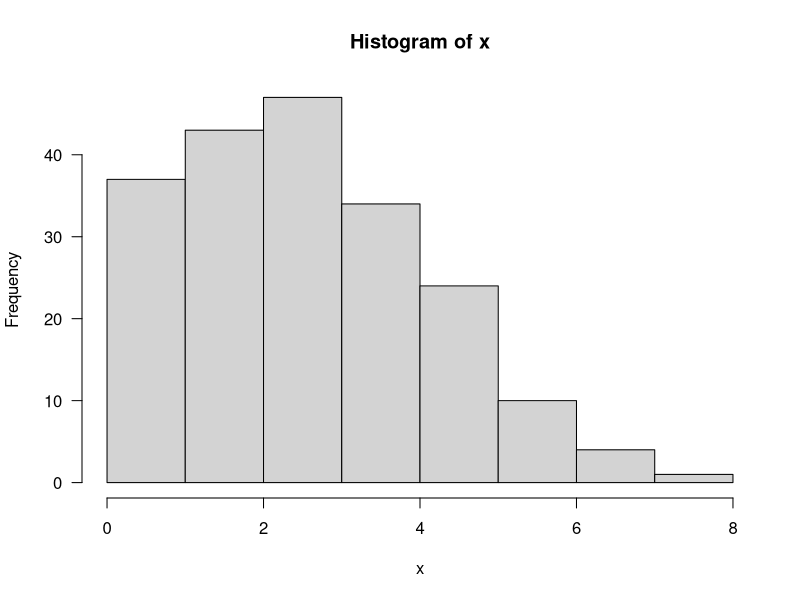
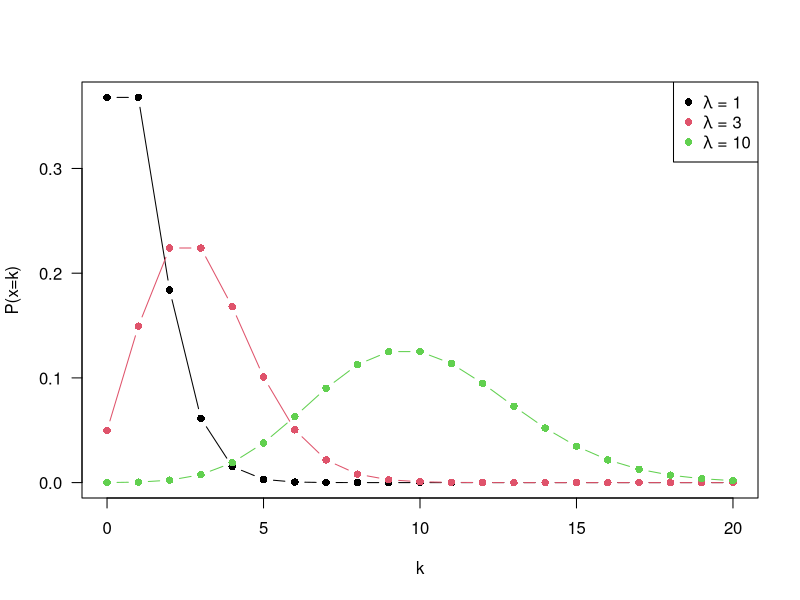
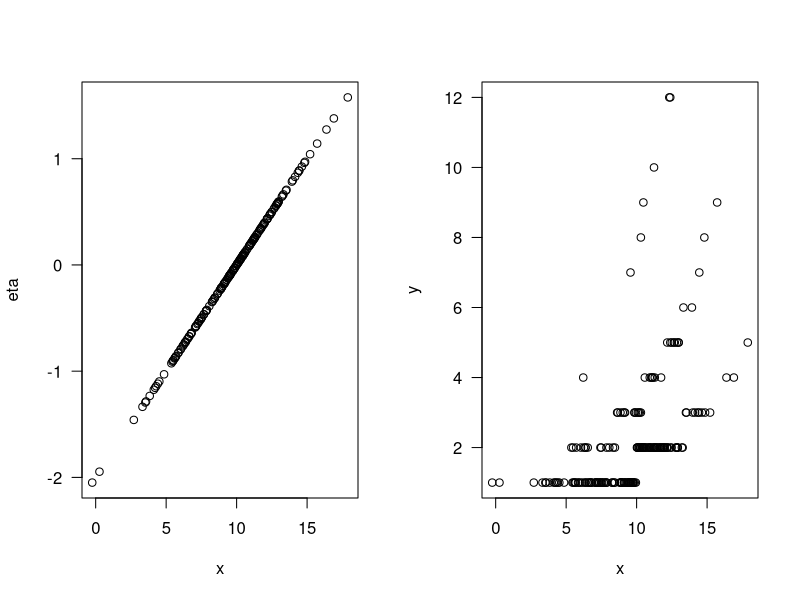
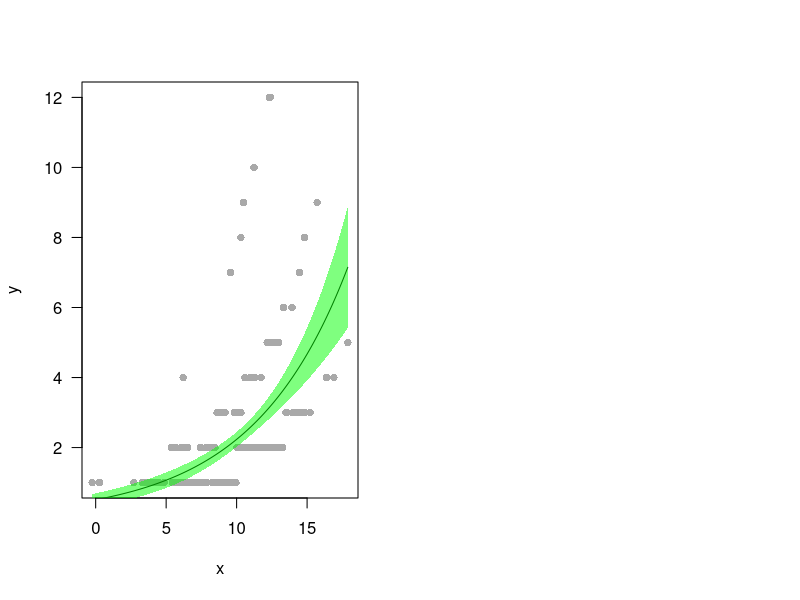

R code for these plots, in order: (Note: this script raises an error after producing the figures.)
x = rpois(200, 3)
hist(x, las=1)

# Poisson distributions are discrete, you compute the probability at each value, not over an interval
x = seq(0, 20, 1)
y = dpois(x, lambda=1) # dpois gives the PMF values, probability mass function
plot(x,y, type="b", las=1, xlab="k", ylab="P(x=k)", pch=16, col=1)  # the probability that the random variable X equals the specific integer value k
points(x, dpois(x, lambda=3), type="b", pch=16, col=2)
points(x, dpois(x, lambda=10), type="b", pch=16, col=3)
legend("topright", col=1:3, pch=16,
legend=c(expression(paste(lambda, " = 1")),
expression(paste(lambda, " = 3")),
expression(paste(lambda, " = 10"))))


x = rnorm(200, 10, 3)
eta =-2 + 0.2*x  # linear predictor
y = ceiling(exp(eta + rpois(200, 0.3))) # exp(eta) converts the linear predictor into positive mean counts
# ceiling() forces y to be integers ≥ 1
# y is behaving like Poisson-distributed data depending on x
par(mfrow=c(1,2))
plot(x, eta, las=1) # Plotting x vs η shows a straight line because η is linear in x
# model expectation
plot(x, y, las=1) # Plotting x vs. y shows a cloud of count values increasing with x
# real noisy count data would look like

m = glm(y~x, family="poisson")
summary(m)

plot(x, y, las=1, col="darkgrey", pch=16)
xx = seq(min(x), max(x), 0.01) # grid of x values
y_hat = predict(m, newdata=list(x=xx), type="response", se.fit=T) # type="response" → gives predicted mean count, not log(µ)
# se.fit=T → also compute standard errors of predictions
lines(xx, y_hat$fit) # y_hat$fit, Fitted Poisson mean for each xx
# model prediction line
# y_hat$se.fit, Standard error for each fitted value
#lines(xx, y_hat$fit+1.96*y_hat$se.fit, lty=2)
#lines(xx, y_hat$fit-1.96*y_hat$se.fit, lty=2)

# plotting the observed data, the model’s predicted Poisson mean, 
# and shading the 95% confidence interval around that prediction.
polygon(c(xx, rev(xx)), # 95% confidence interval ribbon
c(y_hat$fit+1.96*y_hat$se.fit,
rev(y_hat$fit-1.96*y_hat$se.fit)),
col = rgb(0,1,0,.5), border = FALSE)
# The shaded region represents where the true mean curve is likely to lie, 
# given uncertainty in the model estimates

# Pseudo r^2
r.squaredGLMM(m)
# Delta method → an approximation method for non-linear models
# Lognormal estimation
# Trigamma function → a special mathematical function needed to estimate variance of the log-transformed mean
1-(m$deviance/m$null.deviance) # deviance R², how much deviance is explained by the predictors
#For a simple Poisson GLM with no random effects, 1 - deviance/null.deviance is usually similar to R2m from r.squaredGLMM.
# For models with random effects or more complicated structures, r.squaredGLMM gives a more meaningful decomposition of variance.

# overdispersion

set.seed(1)
x = rnorm(200, 10, 3) # input variable — think of it as “something that might influence the outcome"
eta =-2 + 0.2*x # eta is the expected trend before we add random variation
# y is integer count data with overdispersion, suitable for negative binomial regression
y = floor(exp(eta + rnbinom(200, 1, mu=.8))) # mean count μ=exp(η), trend + randomness
# rnbinom(n, size, mu) generates negative binomial random numbers
# size = 1 → controls overdispersion (small size → more variance than Poisson)
# mu = 0.8 → mean of the Negative Bionomial noise
# linear predictor + NB noise
# exp → ensures positive counts
par(mfrow=c(1,2))
plot(x, eta, las=1)
plot(x, y, las=1)

m = glm(y~x, family="poisson")
summary(m)

library(MASS)
m = glm.nb(y~x) # fits the negative bionomial regression
summary(m)

xx = seq(min(x), max(x), length.out = 100)
y_hat = predict(m, newdata = data.frame(x=xx), type="response", se.fit = TRUE)
fit = exp(y_hat$fit)
upper = exp(y_hat$fit + 1.96*y_hat$se.fit)
lower = exp(y_hat$fit - 1.96*y_hat$se.fit)
plot(x, y, col="darkgrey", pch=16, las=1, main="Negative Bionomial")
lines(xx, fit, col="blue", lwd=2)
polygon(c(xx, rev(xx)),
        c(upper, rev(lower)),
        col=rgb(0, 1, 0, 0.3), border = NA)


set.seed(1)
x = rnorm(200, 10, 3)
eta = -2 + 0.2*x
y_poisson = rpois(200, lambda = exp(eta))  # Poisson counts
mu = exp(eta)  # expected mean counts
sd_y = sqrt(mu)
upper = mu + 1.96 * sd_y
lower = mu - 1.96 * sd_y
lower[lower < 0] = 0  # counts can't be negative
plot(x, y_poisson, col="darkgrey", pch=16, las=1, main="Poisson Simulation")
o = order(x)
xs = x[o]
mus = mu[o]
uppers = upper[o]
lowers = lower[o]
lines(xs, mus)
polygon(c(xs, rev(xs)), c(uppers, rev(lowers)), col=rgb(0,1,0,0.3), border=NA)  # 95% ribbon


